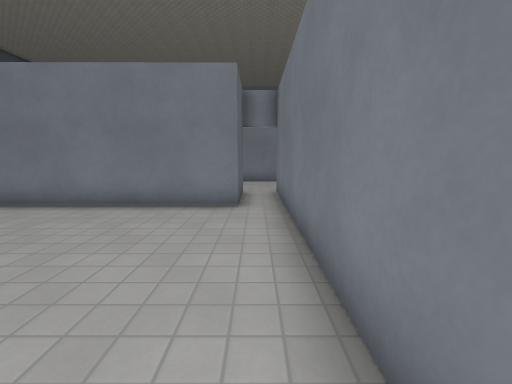
View 1 (above)

23 first-person views from a walk through a level from a Godot 3-D game. The camera is 1.3 m above the floor, tilts 8° down and sees 90° across. The floor is counted in squares, 1 m on a side. Each view is taken from the middle of a square. On the plan, view 1 faces up. The plan holds only what a view shows up to about 13 squares ahead; the rest is blank. The place goes on beyond the plan. Surface patterns are stand-ins for the level's own textures.

View 2
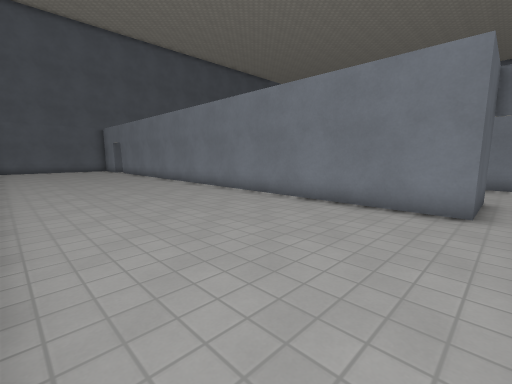

View 3
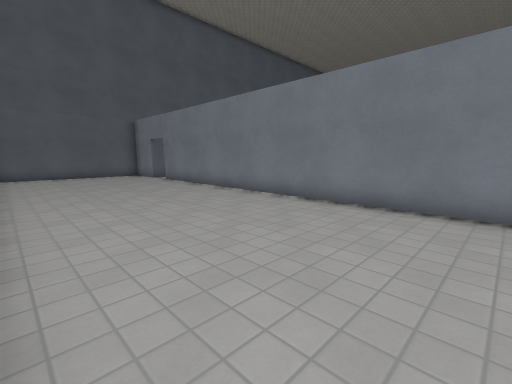

View 4
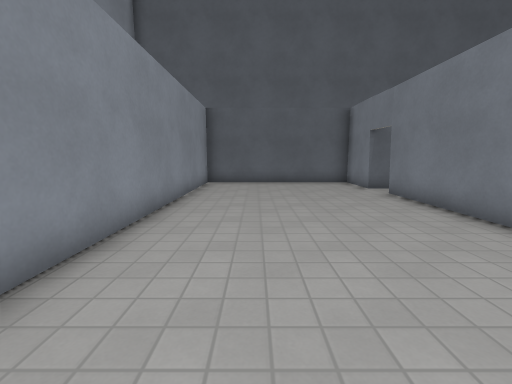

View 5
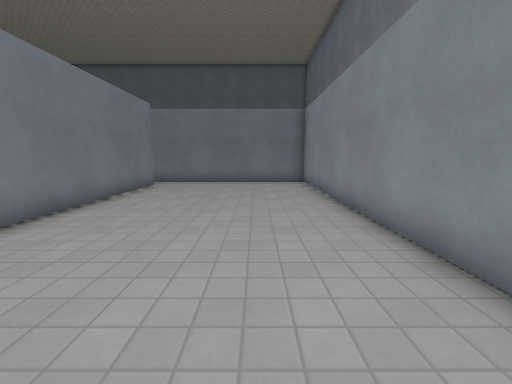

View 6
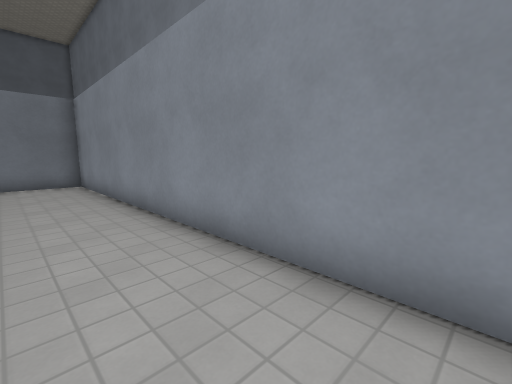

View 7
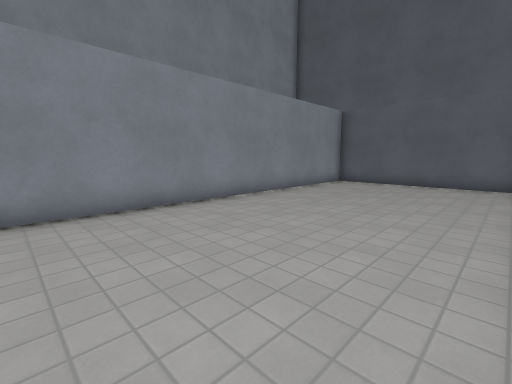

View 8
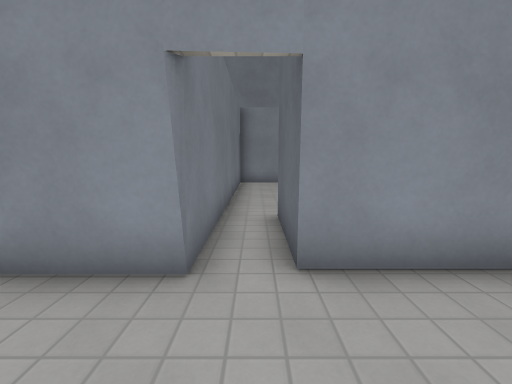

View 9
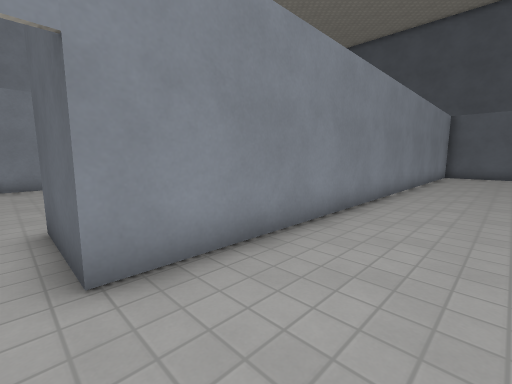

View 10
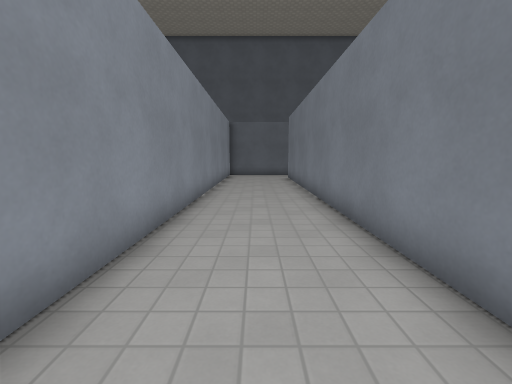

View 11
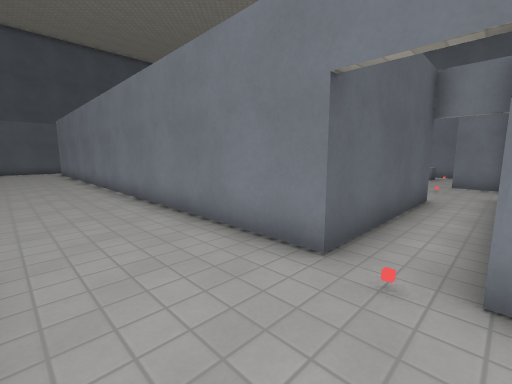

View 12
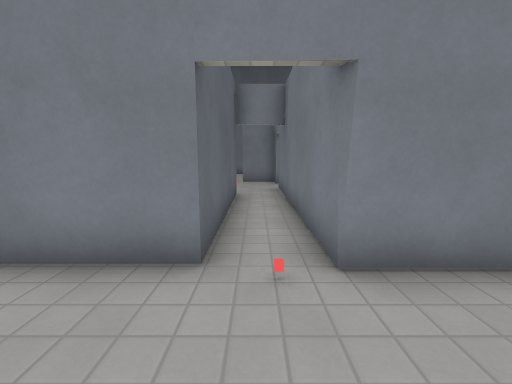

View 13
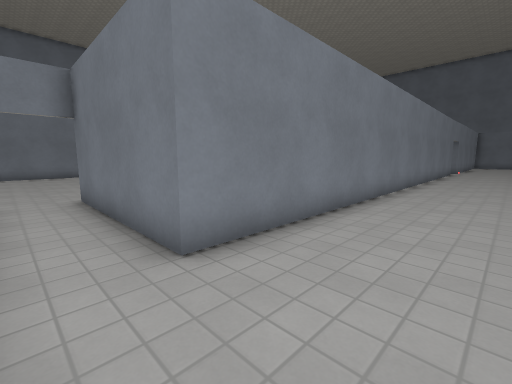

View 14
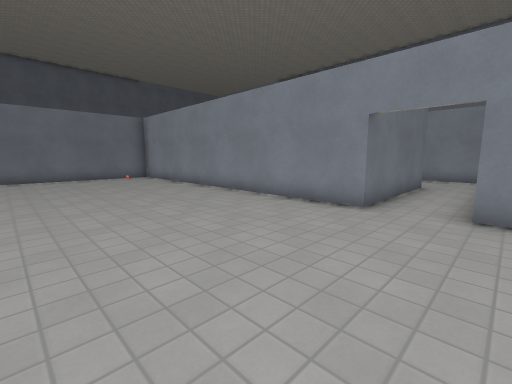

View 15
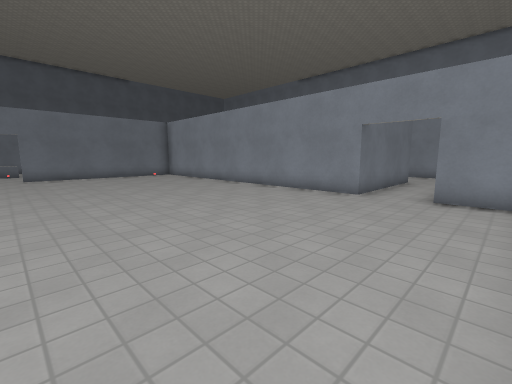

View 16
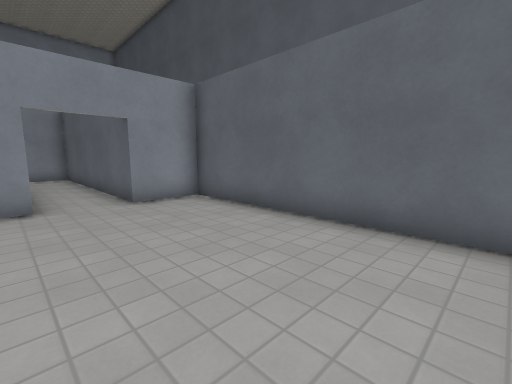

View 17
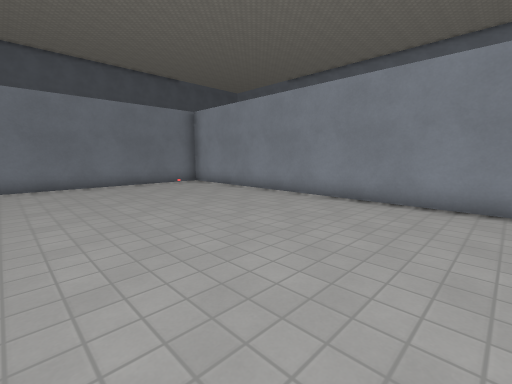

View 18
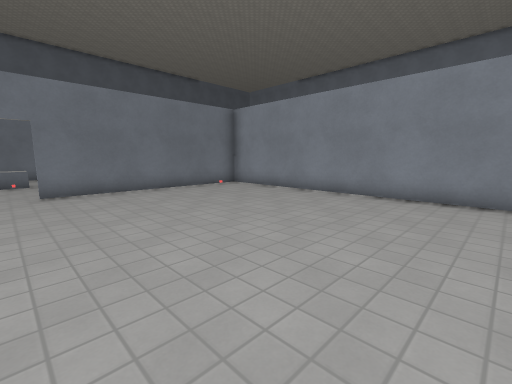

View 19
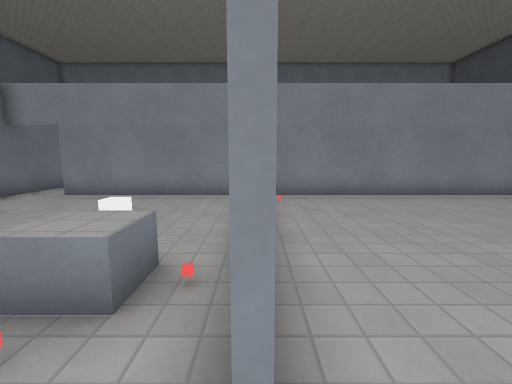

View 20
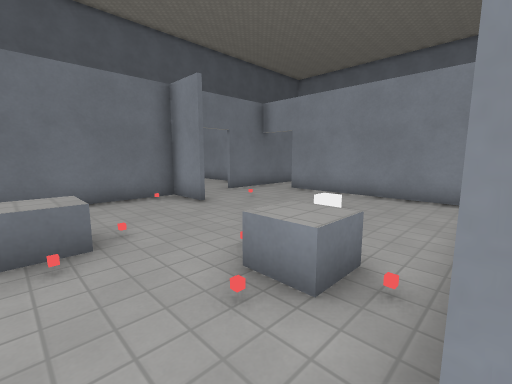

View 21
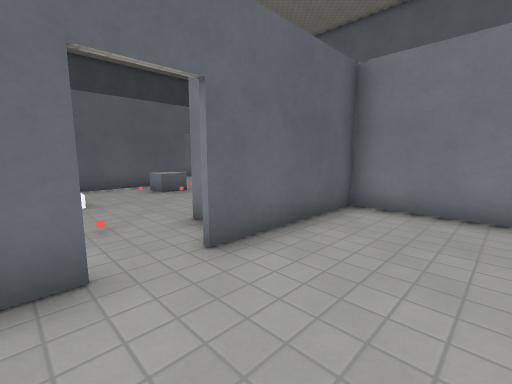

View 22
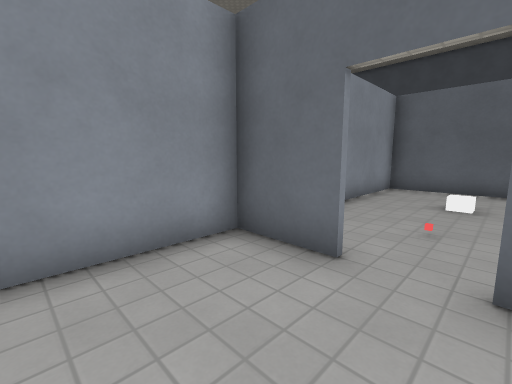

View 23
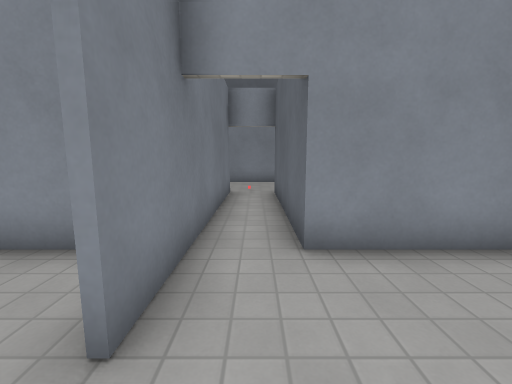

### Floor plan
Points are (right, up) in squares from view 1. A wall is a line through its corners. A room is listed if a view was taken in it or the views show most of it. See-through windows are left out.
Room 1 (views 1, 2, 3, 4, 5, 6, 7)
walls: (-22.1, 6.6) (-24.5, 6.6) (-24.5, -0.4) (0.7, -0.4) (0.7, 9.3); (-0.5, 9.3) (-0.5, 6.6) (-20.9, 6.6)
ways out: opening at (0, 9) to room 2
Room 2 (views 8, 9, 10, 11, 12, 13, 14, 15, 16, 17, 18)
walls: (-3.1, 18.5) (-3.1, 26.2); (-17.9, 9.2) (-0.5, 9.3); (-20.6, 26.1) (-20.6, 18.6) (-18.5, 18.6) (-18.6, 10); (3.3, 18.6) (3.3, 12.9) (-16.4, 12.9) (-16.4, 18.6) (-2.9, 18.6); (0.7, 9.3) (5.3, 9.3); (7, 12.9) (4.9, 12.9) (4.9, 18.6)
ways out: opening at (0, 9) to room 1; opening at (-3, 27) to room 3; opening at (4, 19) to room 3
Room 3 (views 19, 20, 23)
walls: (3.2, 22.9) (4.9, 22.9) (4.9, 27.1); (5, 22.8) (3.2, 22.8); (-2.9, 26.2) (-2.9, 18.5); (-2.9, 18.6) (3.3, 18.6); (4.9, 18.6) (4.9, 20.6)
low walls: (-0.8, 24.1) (-1.8, 24.1) (-1.8, 25) (-0.8, 25) (-0.8, 24.1); (1, 26.1) (1, 27.1)
ways out: opening at (-3, 27) to room 2; opening at (4, 19) to room 2; opening at (5, 21) to room 4
Room 4 (views 21, 22)
walls: (5.1, 20.6) (5.1, 18.6) (8.1, 18.6); (8.1, 26.4) (5.1, 26.4) (5.1, 21.9)
ways out: opening at (5, 21) to room 3

Where each view was taken, in squares from view 1:
view 1: 0 up, 0 right, facing up
view 2: 0 up, 0 right, facing up-left
view 3: 0 up, 7 left, facing up-left
view 4: 2 up, 12 left, facing left
view 5: 2 up, 12 left, facing right
view 6: 2 up, 12 left, facing down-right
view 7: 6 up, 12 left, facing down-left
view 8: 12 up, 0 right, facing down
view 9: 12 up, 0 right, facing down-left
view 10: 11 up, 1 left, facing left
view 11: 10 up, 5 right, facing up-left
view 12: 10 up, 4 right, facing up
view 13: 10 up, 18 left, facing up-right
view 14: 25 up, 19 left, facing down-right
view 15: 27 up, 20 left, facing down-right
view 16: 26 up, 16 left, facing down-left
view 17: 26 up, 15 left, facing down-right
view 18: 27 up, 13 left, facing down-right
view 19: 27 up, 3 left, facing down
view 20: 27 up, 3 left, facing down-right
view 21: 20 up, 8 right, facing up-left
view 22: 22 up, 8 right, facing down-left
view 23: 22 up, 4 right, facing down
